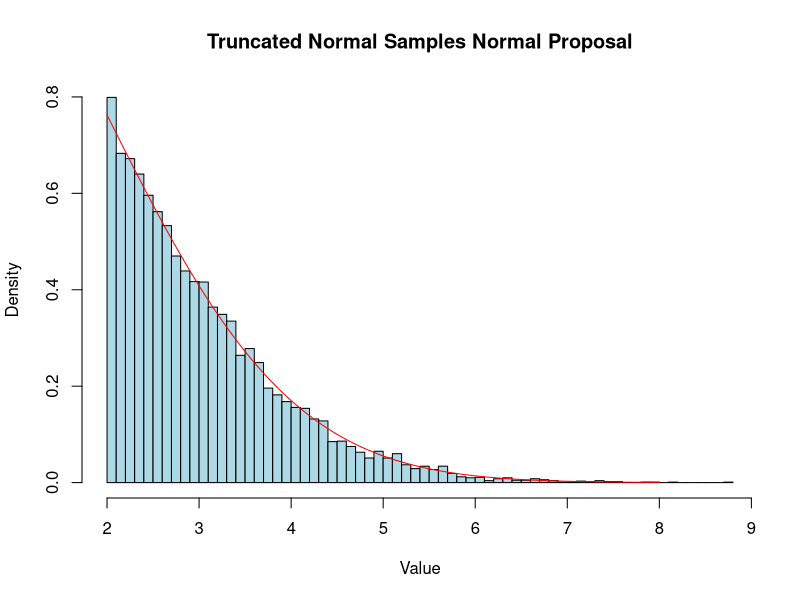
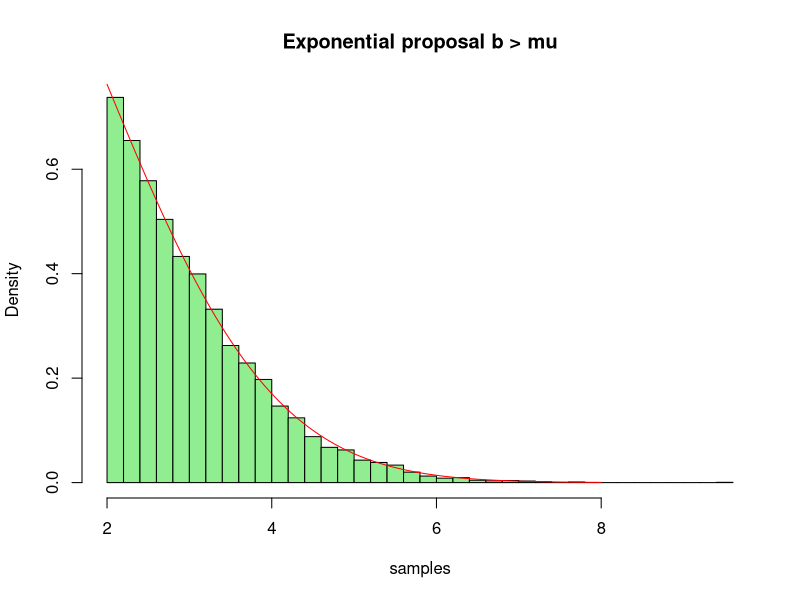
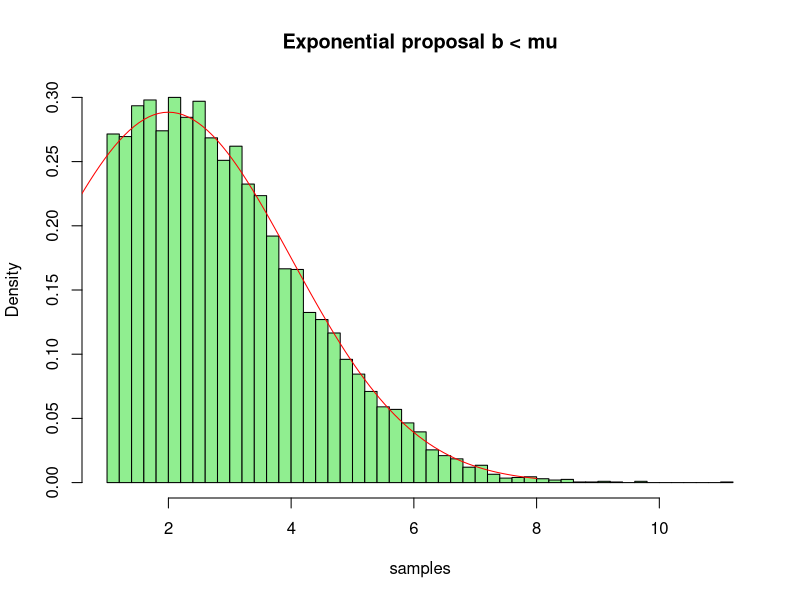
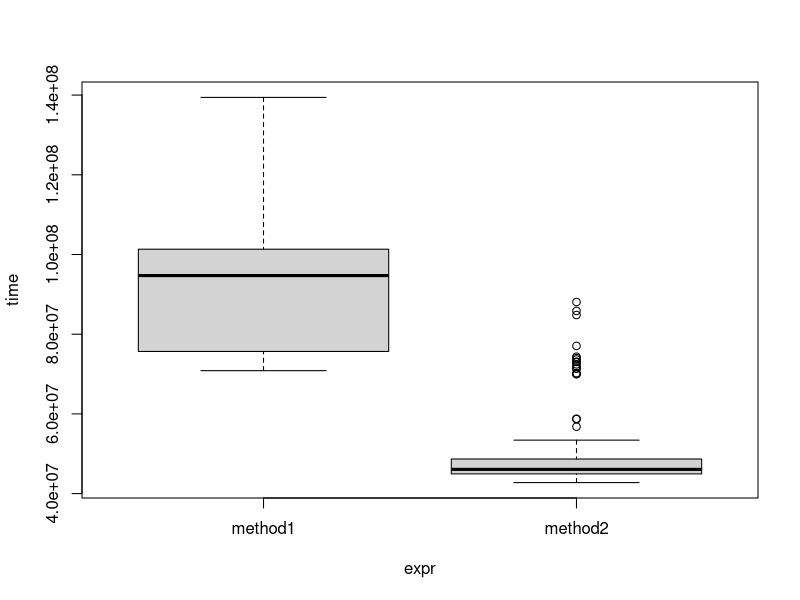

Recreate these plots in R, in order.
tr_norm <- function(n, b, mu, sd){
  # Generate n samples from a N(mu, sd^2) truncated to [b, +Inf)
  f <- function(y, b, mu, sd){
    # Density of the target distribution
    phi <- pnorm((mu-b)/sd)
    return(ifelse(y >= b, dnorm(y, mu, sd)/phi, 0)) # ask if this is necessary
  }
  
  M <- 1/pnorm((mu - b)/sd)
  
  x <- numeric(n)
  n_acc <- 0
  while (n_acc < n) {
    intM <- ceiling((n-n_acc)*M)
    u <- runif(intM)
    y <- rnorm(intM, mu, sd)
    x_idx <- which(u <= f(y, b, mu, sd)/(M*dnorm(y, mu, sd)))
    if (length(x_idx) > 0) {
      x[(n_acc+1):(n_acc+length(x_idx))] <- y[x_idx]
    }
    n_acc <- n_acc + length(x_idx)
  }
  return(x[1:n])
}

tr_norm_2 <- function(n, b, mu, sd){
  f <- function(y, b, mu, sd){
    # Density of target distribution
    phi <- pnorm((mu-b)/sd)
    return(ifelse(y >= b, dnorm(y, mu, sd)/phi, 0))
  }
  
  lam <- ifelse(b > mu, (b-mu)/(2*sd^2), (b-mu+sqrt((b-mu)^2+4*sd^2))/(2*sd^2))
  M <- 1/(sd*sqrt(2*pi) *pnorm((mu-b)/sd) * lam) * exp((lam*sd)^2/2 + lam*(mu-b))
  
  g <- function(y, b, mu, sd){
    # Density of the proposal distribution
    return(ifelse(y >= b, lam*exp(-lam*(y-b)), 0))
  }
  x <- numeric(0)
  n_acc <- 0
  while (n_acc < n){
    intM <- ceiling((n-n_acc)*M)
    u <- runif(intM)
    y <- rexp(intM, lam) + b
    x_idx <- which(u <= f(y, b, mu, sd)/(M*g(y, b, mu, sd)))
    if (length(x_idx) != 0){
      x[(n_acc+1):(n_acc+length(x_idx))] <- y[x_idx]
    }
    n_acc <- n_acc + length(x_idx)
  }
  return(x[1:n])
}

# Generate samples
samples <- tr_norm(as.integer(1e4), 2, 0, 2)
# Plot histogram of samples
hist(samples, breaks = 50, probability = TRUE, col = "lightblue",
     main = "Truncated Normal Samples Normal Proposal", xlab = "Value")
# Overlay the theoretical density
curve(dnorm(x, 0, 2)/pnorm((0 - 2)/2), from = 2, to = 8, col = "red", add = TRUE)

# Generate samples 
samples <- tr_norm_2(as.integer(1e4), 2, 0, 2)
# Plot histogram of samples
hist(samples, breaks = 50, probability = TRUE, col = "lightgreen",
     main = "Exponential proposal b > mu")
# Overlay the theoretical density
curve(dnorm(x, 0, 2)/pnorm((0 - 2)/2), from = 2, to = 8, col = "red", add = TRUE)

# Generate samples
samples <- tr_norm_2(as.integer(1e4), 1, 2, 2)
# Plot histogram of samples
hist(samples, breaks = 50, probability = TRUE, col = "lightgreen",
     main = "Exponential proposal b < mu")
# Overlay the theoretical density
curve(dnorm(x, 2, 2)/pnorm((2 - 1)/2), from = 0, to = 8, col = "red", add = TRUE)

library(microbenchmark)
n <- as.integer(1.5e5)
results <- microbenchmark(
  method1 = tr_norm(n, 2, 0, 2),
  method2 = tr_norm_2(n, 2, 0, 2),
  times = 100
)

print(results)
plot(results)